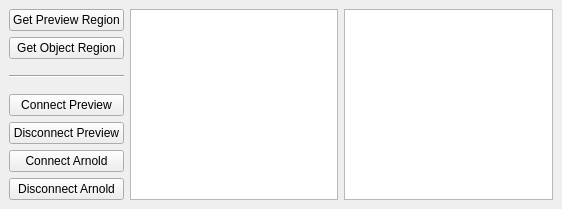
<?xml version="1.0" encoding="UTF-8"?>
<ui version="4.0">
 <class>MainWindow</class>
 <widget class="QMainWindow" name="MainWindow">
  <property name="geometry">
   <rect>
    <x>0</x>
    <y>0</y>
    <width>562</width>
    <height>209</height>
   </rect>
  </property>
  <property name="windowTitle">
   <string>MainWindow</string>
  </property>
  <widget class="QWidget" name="centralwidget">
   <layout class="QHBoxLayout" name="horizontalLayout">
    <item>
     <layout class="QVBoxLayout" name="verticalLayout">
      <item>
       <widget class="QPushButton" name="getPreviewRegion_pushButton">
        <property name="text">
         <string>Get Preview Region</string>
        </property>
       </widget>
      </item>
      <item>
       <widget class="QPushButton" name="getObjectRegion_pushButton">
        <property name="text">
         <string>Get Object Region</string>
        </property>
       </widget>
      </item>
      <item>
       <spacer name="verticalSpacer">
        <property name="orientation">
         <enum>Qt::Vertical</enum>
        </property>
        <property name="sizeHint" stdset="0">
         <size>
          <width>20</width>
          <height>40</height>
         </size>
        </property>
       </spacer>
      </item>
      <item>
       <widget class="Line" name="line">
        <property name="orientation">
         <enum>Qt::Horizontal</enum>
        </property>
       </widget>
      </item>
      <item>
       <spacer name="verticalSpacer_2">
        <property name="orientation">
         <enum>Qt::Vertical</enum>
        </property>
        <property name="sizeHint" stdset="0">
         <size>
          <width>20</width>
          <height>40</height>
         </size>
        </property>
       </spacer>
      </item>
      <item>
       <widget class="QPushButton" name="connectPreview_pushButton">
        <property name="text">
         <string>Connect Preview</string>
        </property>
       </widget>
      </item>
      <item>
       <widget class="QPushButton" name="disconnectPreview_pushButton">
        <property name="text">
         <string>Disconnect Preview</string>
        </property>
       </widget>
      </item>
      <item>
       <widget class="QPushButton" name="connectArnold_pushButton">
        <property name="text">
         <string>Connect Arnold</string>
        </property>
       </widget>
      </item>
      <item>
       <widget class="QPushButton" name="disconnectArnold_pushButton">
        <property name="text">
         <string>Disconnect Arnold</string>
        </property>
       </widget>
      </item>
     </layout>
    </item>
    <item>
     <widget class="QListWidget" name="renderlayer_listWidget"/>
    </item>
    <item>
     <widget class="QTableWidget" name="frame_tableWidget"/>
    </item>
   </layout>
  </widget>
 </widget>
 <resources/>
 <connections/>
</ui>
